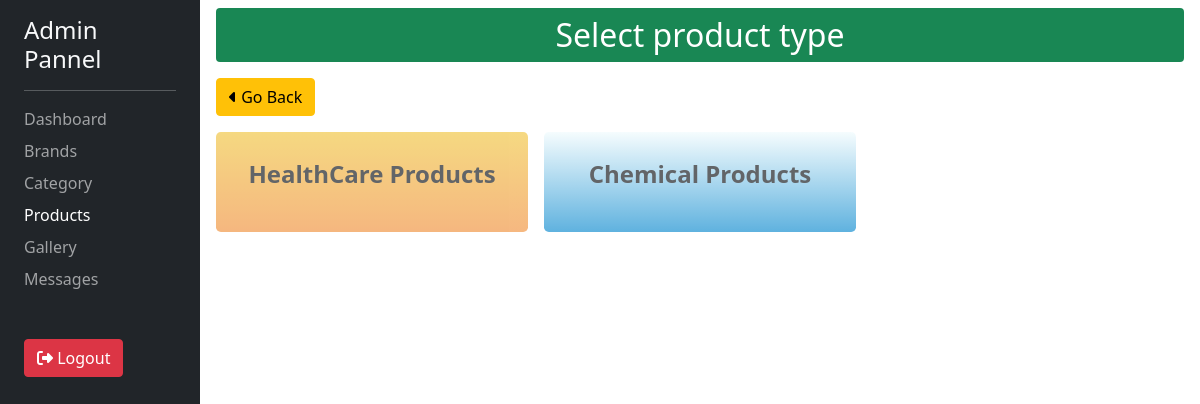
The app's page /products/dashboard/types/ (signed in), older data.
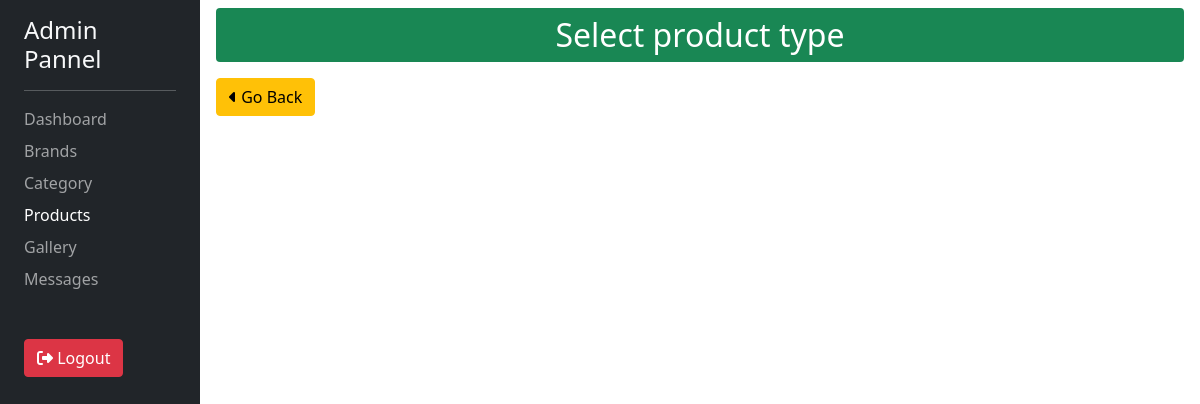
The same page, newer data.
### products/models.py (models this page shows, shortened)
class Type(models.Model):
    typeName = models.CharField(max_length=30, unique=True)
    slug = models.SlugField(max_length=30, unique=True, blank=True)
    def __str__(self):
        return self.typeName

### products/views.py (the view)
# urls.py: path('dashboard/types/', views.loadAllTypesView, name='load-types'), #listing all types to dashboard
@login_required(login_url='/admin/')
def loadAllTypesView(request):
    types = Type.objects.all()
    evenNumbers = [1,3,5,7,9,11,13,15]
    return render(request, 'products/dashboard/select-type.html', { 'types' : types, 'evens' : evenNumbers })

### aboutus/context_processor.py (called while the page is built)
def company_info(request):
        profileInfo = CompanyInfo.objects.first()
        return { 'profileInfo' : profileInfo }

### products/context_processor.py (called while the page is built)
def productsType(request):
    types = Type.objects.all()
    return { 'typeItems' : types }

### products/templates/products/dashboard/select-type.html (shortened to what this page needs)
{% extends "my_admin/base.html" %}
{% load crispy_forms_tags %}
{% block content %}
    <div class="">
        <p class="h2 bg-success text-white text-center py-2 rounded mb-3">Select product type</p>
        <a href="{% url 'products:list-product' %}" class="btn btn-warning mb-3"><i class="fa-solid fa-caret-left"></i> Go Back</a>
        <div class="row g-3">
            {% for data in types %}
                {% include "my_admin/components/_type.html" with type=data %}
            {% endfor %}
        </div>
    </div>
{% endblock content %}

### templates/my_admin/components/_type.html
{% if request.path == "/products/dashboard/list/" %}
<a class="col-md-4 text-dark outer-type-container" href="{% url 'products:products-by-type' typeId=type.id %}">
{% else %}
<a class="col-md-4 text-dark outer-type-container"  href="{% url 'products:add-product' typeId=type.id %}">
{% endif %}
    <div class="type-container rounded-3 d-flex justify-content-center align-items-center {% if forloop.counter in evens %}bg-color-blueSkies{% else %}bg-color-telegram{% endif %}">
        <p class="fw-bold">{{ type }}</p>
    </div>
</a>

Row changes from the older to the newer data that the page shows:
removed Type: typeName "HealthCare Products"
removed Type: typeName "Chemical Products"
